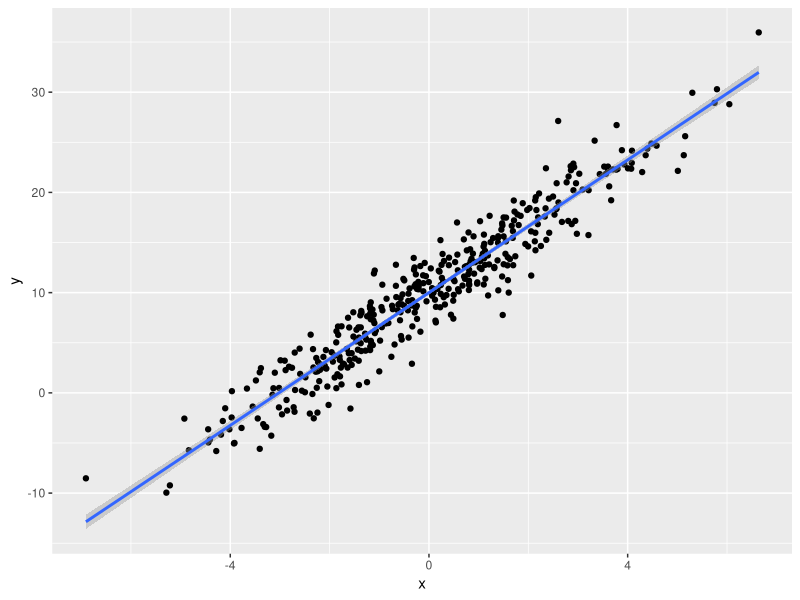

Generate this figure with R:
## ---- chunk 1
knitr::opts_chunk$set(echo = TRUE)
library(tidyverse)
library(stats) # For linear models
library(MASS) # For random data generation with exact means 
library(knitr) # for nice tables

rm(list = ls())
## ---- chunk 2

# Parameters 
sample_size <- 400
intercept <- 10
slope <- 3.4
sd <- 5
mean <- 0

x <- mvrnorm(n = sample_size, mu = 0, Sigma = sd, empirical = TRUE) 
y <- intercept + slope*x + mvrnorm(n = sample_size, mu = 0, Sigma = sd, empirical = TRUE) 
df <- tibble(x = x, y = y)

lm <- summary(lm(formula = y ~ x, data = df))

## ---- chunk 3

ggplot(data = df, mapping = aes(x = x, y = y)) + 
  geom_point() + 
  stat_smooth(method = "lm")
